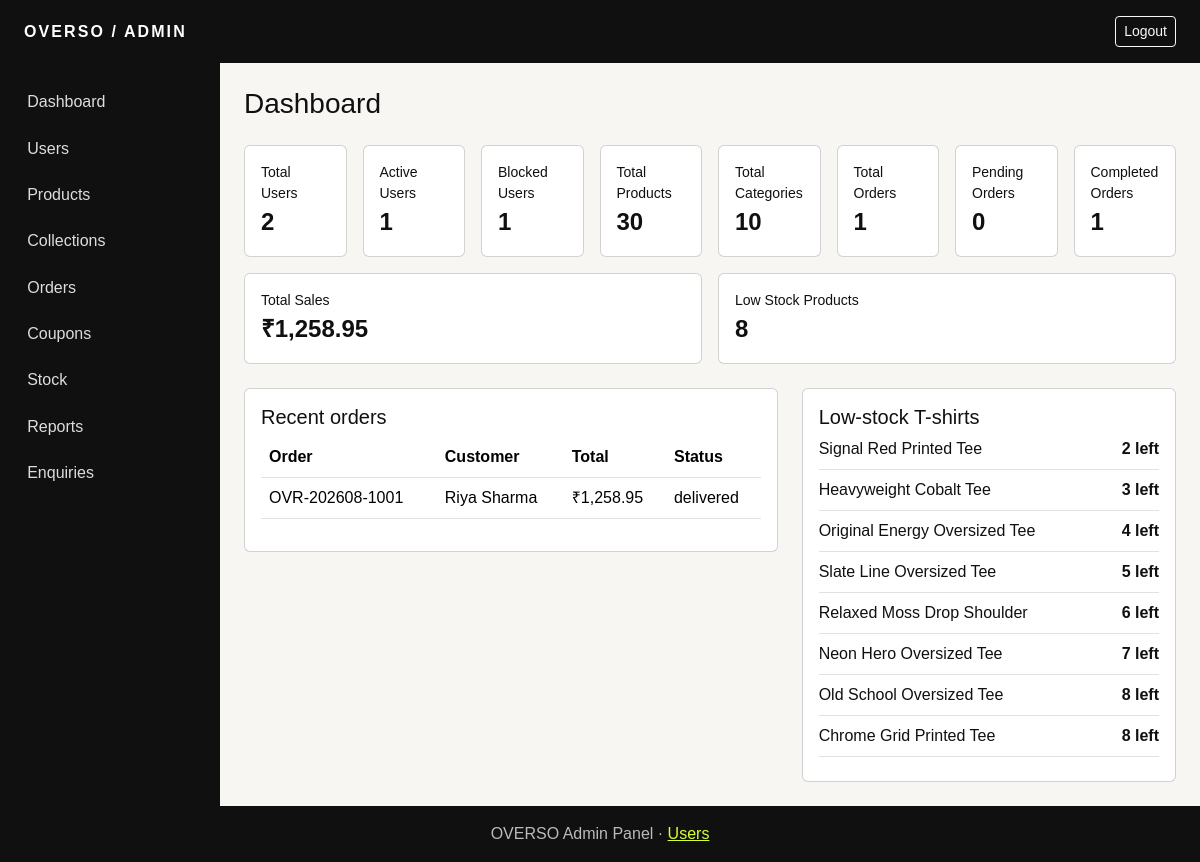
Page /admin/dashboard.php (signed in) on the committed database.
### tables this page shows
CREATE TABLE orders (id INT AUTO_INCREMENT PRIMARY KEY,order_number VARCHAR(30) UNIQUE NOT NULL,user_id INT NOT NULL,coupon_id INT NULL,shipping_address TEXT NOT NULL,billing_address TEXT NOT NULL,subtotal DECIMAL(10,2) NOT NULL,coupon_discount DECIMAL(10,2) DEFAULT 0,tax DECIMAL(10,2) DEFAULT 0,delivery_charge DECIMAL(10,2) DEFAULT 0,total_amount DECIMAL(10,2) NOT NULL,payment_method ENUM('cod','upi','card','netbanking') NOT NULL,payment_status ENUM('pending','paid','failed') DEFAULT 'pending',order_status ENUM('pending','confirmed','packed','shipped','out_for_delivery','delivered','cancelled') DEFAULT 'pending',created_at TIMESTAMP DEFAULT CURRENT_TIMESTAMP,FOREIGN KEY(user_id) REFERENCES users(id),FOREIGN KEY(coupon_id) REFERENCES coupons(id),INDEX(order_status));

CREATE TABLE users (id INT AUTO_INCREMENT PRIMARY KEY, full_name VARCHAR(100) NOT NULL, username VARCHAR(50) NOT NULL UNIQUE, email VARCHAR(120) NOT NULL UNIQUE, mobile VARCHAR(15) NOT NULL UNIQUE, password VARCHAR(255) NOT NULL, address TEXT, profile_image VARCHAR(255) DEFAULT NULL, status ENUM('blocked','active') NOT NULL DEFAULT 'blocked', created_at TIMESTAMP DEFAULT CURRENT_TIMESTAMP, INDEX(status));

CREATE TABLE products (id INT AUTO_INCREMENT PRIMARY KEY, category_id INT NOT NULL, name VARCHAR(150) NOT NULL, brand VARCHAR(80) NOT NULL DEFAULT 'OVERSO', description TEXT NOT NULL, specifications TEXT, material VARCHAR(80) DEFAULT '240 GSM Cotton', fit_type VARCHAR(80) DEFAULT 'Relaxed Oversized Fit', color VARCHAR(50) NOT NULL, original_price DECIMAL(10,2) NOT NULL, discount_percent DECIMAL(5,2) NOT NULL DEFAULT 0, image VARCHAR(255) DEFAULT 'assets/images/products/tee.svg', additional_images TEXT, stock_quantity INT NOT NULL DEFAULT 0, sales_count INT DEFAULT 0, rating DECIMAL(3,2) DEFAULT 0, review_count INT DEFAULT 0, status ENUM('active','inactive','out_of_stock','discontinued') DEFAULT 'active', created_at TIMESTAMP DEFAULT CURRENT_TIMESTAMP, updated_at TIMESTAMP DEFAULT CURRENT_TIMESTAMP ON UPDATE CURRENT_TIMESTAMP, FOREIGN KEY(category_id) REFERENCES categories(id), INDEX(category_id), INDEX(status), INDEX(color));

### includes/functions.php (called while the page is built, shortened)
<?php
function e($value): string { return htmlspecialchars((string)$value, ENT_QUOTES, 'UTF-8'); }
function money($amount): string { return '₹' . number_format((float)$amount, 2); }

### admin/dashboard.php (the view)
<?php $pageTitle='Dashboard';require '../includes/admin-header.php';$pdo=db();$metrics=['Total Users'=>"SELECT COUNT(*) FROM users",'Active Users'=>"SELECT COUNT(*) FROM users WHERE status='active'",'Blocked Users'=>"SELECT COUNT(*) FROM users WHERE status='blocked'",'Total Products'=>"SELECT COUNT(*) FROM products",'Total Categories'=>"SELECT COUNT(*) FROM categories",'Total Orders'=>"SELECT COUNT(*) FROM orders",'Pending Orders'=>"SELECT COUNT(*) FROM orders WHERE order_status='pending'",'Completed Orders'=>"SELECT COUNT(*) FROM orders WHERE order_status='delivered'",'Total Sales'=>"SELECT COALESCE(SUM(total_amount),0) FROM orders WHERE payment_status='paid'",'Low Stock Products'=>"SELECT COUNT(*) FROM products WHERE stock_quantity BETWEEN 1 AND 8"];$values=[];foreach($metrics as $key=>$sql)$values[$key]=$pdo->query($sql)->fetchColumn();$recent=$pdo->query('SELECT o.*,u.full_name FROM orders o JOIN users u ON u.id=o.user_id ORDER BY o.created_at DESC LIMIT 5')->fetchAll();$low=$pdo->query('SELECT * FROM products WHERE stock_quantity BETWEEN 1 AND 8 ORDER BY stock_quantity')->fetchAll(); ?>
<div class="row g-3 mb-4"><?php foreach($values as $label=>$value): ?><div class="col-6 col-lg"><div class="card card-body h-100"><small><?=e($label)?></small><strong class="fs-4"><?=str_contains($label,'Sales')?money($value):$value?></strong></div></div><?php endforeach ?></div><div class="row g-4"><div class="col-lg-7"><div class="card card-body"><h5>Recent orders</h5><table class="table"><thead><tr><th>Order</th><th>Customer</th><th>Total</th><th>Status</th></tr></thead><tbody><?php foreach($recent as $o): ?><tr><td><?=e($o['order_number'])?></td><td><?=e($o['full_name'])?></td><td><?=money($o['total_amount'])?></td><td><?=e($o['order_status'])?></td></tr><?php endforeach ?></tbody></table></div></div><div class="col-lg-5"><div class="card card-body"><h5>Low-stock T-shirts</h5><?php foreach($low as $p): ?><p class="border-bottom pb-2 mb-2"><?=e($p['name'])?> <b class="float-end"><?=$p['stock_quantity']?> left</b></p><?php endforeach ?></div></div></div><?php require '../includes/admin-footer.php'; ?>

### assets/css/style.css (style rules this page uses)
:root { --ink:#101010;--paper:#f7f6f2;--lime:#d6ff39 }
body { background:var(--paper);color:var(--ink);font-family:Arial,sans-serif }
.table { background:#fff }

### rows in the picture
orders: order_number "OVR-202608-1001", user.full_name "Riya Sharma", total_amount "₹1,258.95", order_status "delivered"
products: name "Signal Red Printed Tee", stock_quantity "2"
products: name "Heavyweight Cobalt Tee", stock_quantity "3"
products: name "Original Energy Oversized Tee", stock_quantity "4"
products: name "Slate Line Oversized Tee", stock_quantity "5"
products: name "Relaxed Moss Drop Shoulder", stock_quantity "6"
products: name "Neon Hero Oversized Tee", stock_quantity "7"
products: name "Old School Oversized Tee", stock_quantity "8"
products: name "Chrome Grid Printed Tee", stock_quantity "8"

### other values in the picture
$pageTitle "Dashboard"
$label "Total Users"
$value "2"
$label "Active Users"
$value "1"
$label "Blocked Users"
$label "Total Products"
$value "30"
$label "Total Categories"
$value "10"
$label "Total Orders"
$label "Pending Orders"
$value "0"
$label "Completed Orders"
$label "Total Sales"
